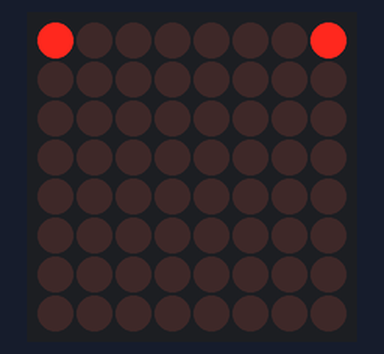
The sketch below on a simulated Arduino Uno, built with avr-gcc and run on an emulated ATmega328P. Parts: 8×8 LED matrix.

Above: at 0.01 s.
At 0.37 s:
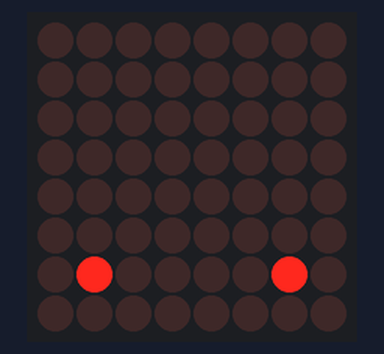
At 0.74 s:
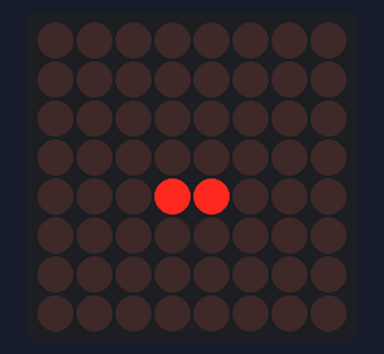

Measured:
- by itself, everything shown: repeats every 0.49 s, in 8 steps

The sketch:

LED_Matrix.ino
```cpp
#include <LedControl.h>
  LedControl lc = LedControl(2,4,3,1);


 /* int muster3[][] = {0,0,0,0,0,0,0,0,
                    0,0,0,0,0,0,0,0,
                    1,0,0,0,0,0,0,0,
                    0,1,0,0,0,0,0,0,
                    0,0,1,0,0,0,0,0,
                    0,0,0,0,0,0,0,0,
                    0,0,0,0,0,0,0,0,
                    0,0,0,0,0,0,0,0};
                    */

void setup() {
  lc.shutdown(0,false);// turn off power saving, enables display
  lc.setIntensity(0,8);// sets brightness (0~15 possible values)


  // put your setup code here, to run once:

}

void loop() {
  // put your main code here, to run repeatedly:

  int muster[] = {7,6,5,4,3,2,1,0};
  int muster2[] = {0,1,2,3,4,5,6,7};
  int muster3[8][8] = {0,0,0,0,0,0,0,0,
                    0,0,0,0,0,0,0,0,
                    1,0,0,0,0,1,0,0,
                    0,1,0,0,1,0,1,0,
                    0,0,1,1,0,0,0,1,
                    0,0,1,0,0,0,0,1,
                    1,1,0,1,1,0,1,0,
                    1,1,0,0,1,1,0,0};
  int row = 7;

  for(int i=0;i <= row; i += 1)
  {
    lc.setLed(0,i,muster[i],true);

    lc.setLed(0,muster2[i],i,true);

   delay(60);

    lc.setLed(0,muster2[i],i,false);

    lc.setLed(0,i,muster[i],false);
  }

/*
  for(int row=0; row <= 7; row+=1){
    for(int col=0; col <= 7; col+=1){
      if(muster3[col][row] == 1){
         lc.setLed(0,col,row,true);
      }
      delay(60);
       lc.setLed(0,col,row,false);

    }
  }
*/

  delay(1);

}
```
